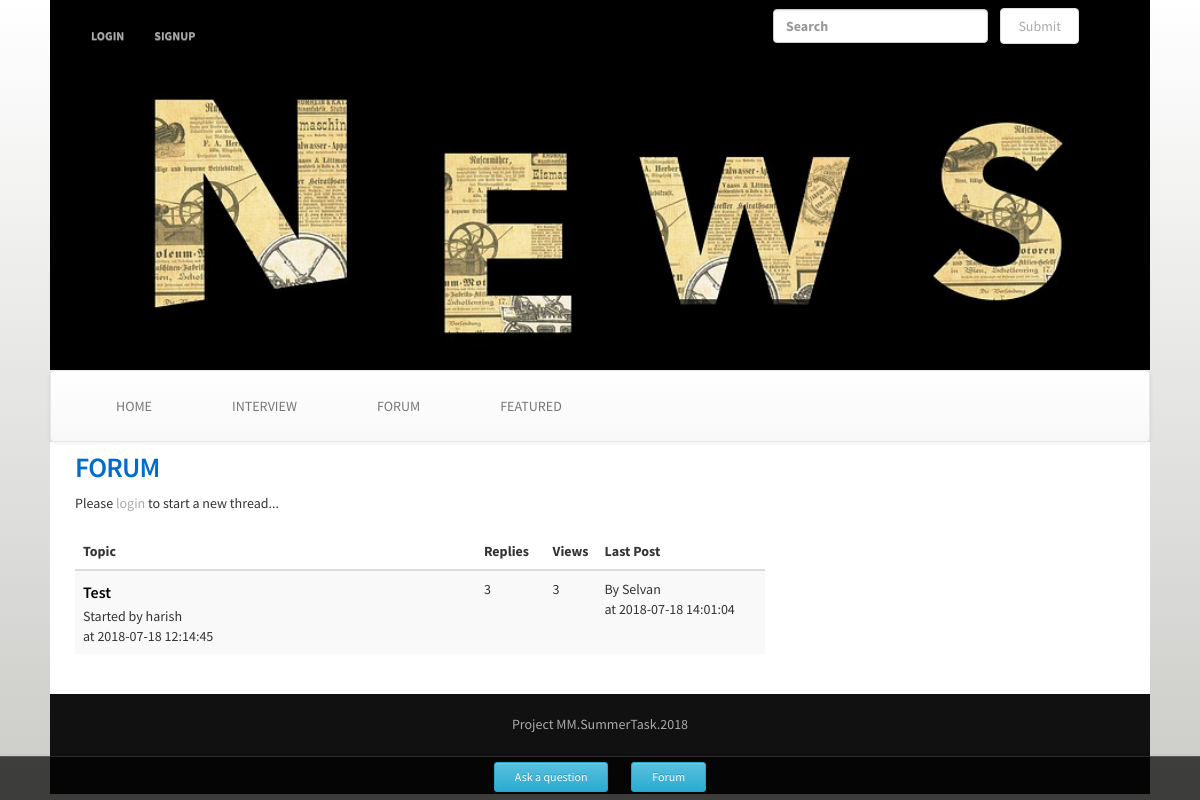
The app's page /index.php/forum, older data.
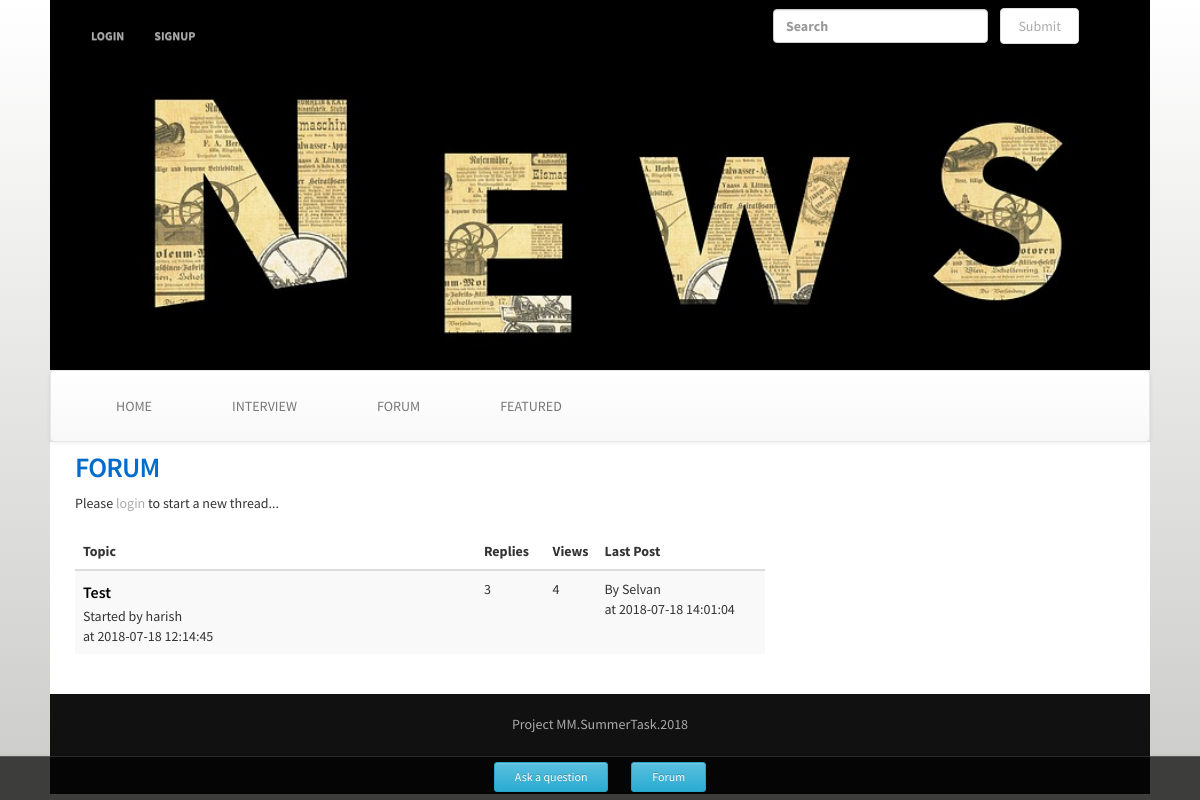
The same page, newer data.
### tables this page shows
CREATE TABLE IF NOT EXISTS `forum` (
  `id` int(11) NOT NULL AUTO_INCREMENT,
  `topic` varchar(255) NOT NULL,
  `content` varchar(255) NOT NULL,
  `user_created` int(11) NOT NULL,
  `created_date` datetime NOT NULL,
  `last_id` int(11) NOT NULL,
  `last_date` datetime NOT NULL,
  `views` int(11) NOT NULL DEFAULT '0',
  `replies` int(11) NOT NULL DEFAULT '0',
  `approved` tinyint(3) UNSIGNED DEFAULT '0',
  PRIMARY KEY (`id`)
);

CREATE TABLE IF NOT EXISTS `users` (
  `id` int(11) NOT NULL AUTO_INCREMENT,
  `username` varchar(100) NOT NULL,
  `email` varchar(100) NOT NULL,
  `password` varchar(255) NOT NULL,
  `privilege` tinyint(3) UNSIGNED DEFAULT '0',
  `vote` tinyint(3) UNSIGNED DEFAULT '0',
  PRIMARY KEY (`id`)
);

### application/controllers/forum.php (called while the page is built, shortened)
<?php
class forum extends CI_Controller {
	public function __construct()
	{
		$this->load->model('forum_model');
	}
	public function index()
	{
		$data = array();
		$data['forum'] = $this->forum_model->getforum();
		$data['user'] = $this->forum_model->getuser();
		$data['title'] = 'Forum';
		$this->load->view('common/head',$data);
		$this->load->view('css/forum',$data);
		$this->load->view('common/header',$data);
		$this->load->view('forum/forum',$data);
		$this->load->view('common/footer');
	}
}

### index.php (called while the page is built, shortened)
<?php
require_once BASEPATH.'core/CodeIgniter.php';

### application/models/forum_model.php (called while the page is built, shortened)
<?php
class forum_model extends CI_Model{
	public function getuser($id = "")
	{
			$query = $this->db->get('users');
			return $query->result_array();
	}
	public function getforum($id = "")
	{
		if(!empty($id)){
			$query = $this->db->get_where('forum', array('id' => $id));
			return $query->row_array();
		}else{
			$query = $this->db->get_where('forum', array('approved' => '1'));
			return $query->result_array();
		}
	}
}

### application/views/forum/forum.php (the view, shortened to what this page needs)
<div class="row">
	<div class="col-sm-8 col-xs-12">
		<div class="col-xs-12">
		</div>
		<h1>Forum</h1>
		<?php if ($this->session->userdata('isloggedin')) { ?>
			<a href="<?php echo site_url('forum/new_thread'); ?>"><button class="btn btn-info btn-sm new">New Thread</button></a>
		<?php  } else {
			?>
			Please <a id="PERSONAL_PROFILE" href="<?php echo site_url('users/login'); ?>">login</a> to start a new thread...
		<?php } ?>
		<br>
		<br>
		<table class="table table-striped">
			<thead>
				<tr>
					<th width="60%">Topic</th>
					<th width="10%">Replies</th>
					<th width="5%">Views</th>
					<th width="25%">Last Post</th>
				</tr>
			</thead>
			<tbody>
				<?php if(!empty($forum)): foreach($forum as $forum): ?>
					<tr>
						<td>
							<a href="<?php echo site_url('forum/view/'.$forum['id']); ?>"><h5><?php echo $forum['topic']; ?></h5></a>
							Started by <?php echo $user[$forum['user_created'] - '1']['username'] ?> <br>
							at <?php echo $forum['created_date']; ?>
						</td>
						<td><?php echo $forum['replies']; ?></td>
						<td><?php echo $forum['views']; ?></td>
						<td>
							By <?php echo $user[$forum['last_id'] - '1']['username'] ?> <br>
							at <?php echo $forum['last_date']; ?>
						</td>
					</tr>
				<?php endforeach; else: ?> <tr><td colspan="4">Thread(s) not found......</td></tr> <?php endif; ?>
			</tbody>
		</table>
	</div>
</div>

Row changes from the older to the newer data that the page shows:
changed forum "Test": views "3" → "4"
